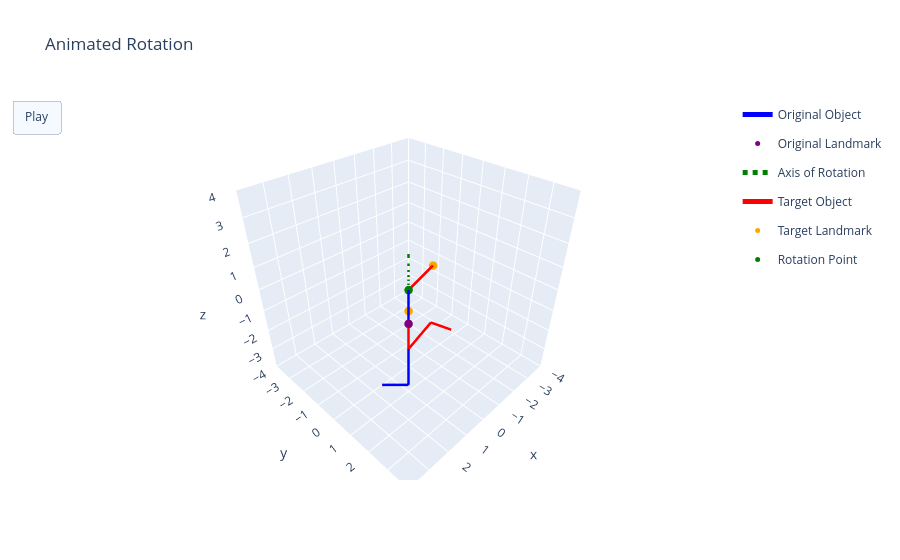
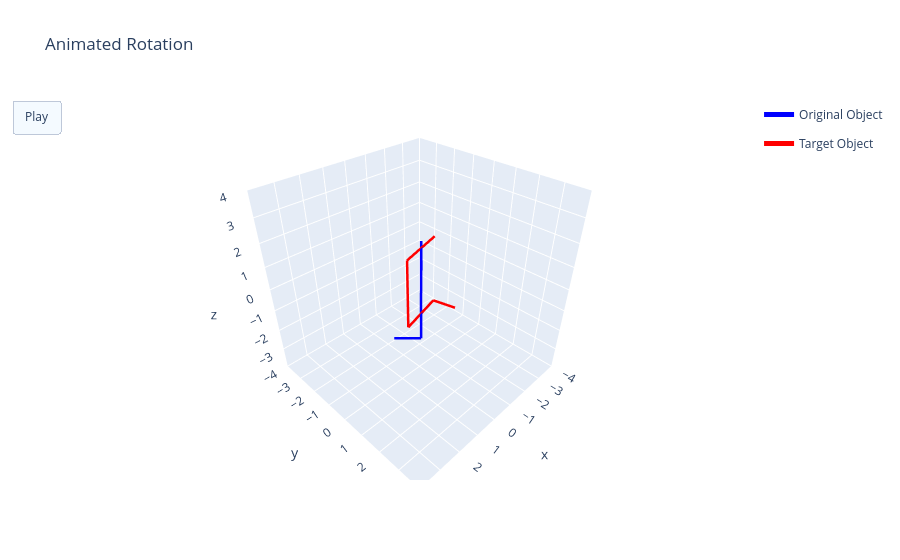
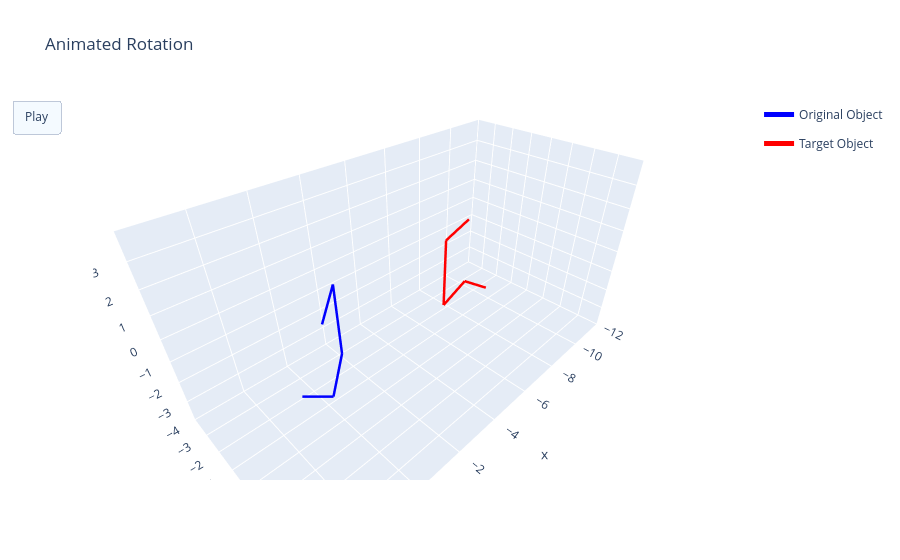

The notebook cell saved with these charts, in order:
### Markdown cell above
# 3. Rotation & 4. Decision (Loop)

### Code cell
repeat_count = -1
same = False
while not same and repeat_count < repeat_threshold:

    # count repeated rotation step
    if not same:
        repeat_count += 1

        if repeat_count > 0:
            print("REPEAT #" + str(repeat_count))

    # prepare graphs
    axis_animation_fig, overlap_animation_fig, sidebyside_animation_fig = prepare_rotation_graphs(original_object, target_object, axis_of_rotation, center_point, production_time)
    axis_animation = []
    overlap_animation = []
    sidebyside_animation = []

    # set landmark vectors, angular disparity
    original_landmark_geon_vector = original_object.get_landmark_geon().get_vector()
    target_landmark_geon_vector = target_object.get_landmark_geon().get_vector()
    curr_step_angular_disparity = total_angular_disparity

    loop_count = 0
    while cosine_similarity(original_landmark_geon_vector, target_landmark_geon_vector) < landmark_angle_threshold or greatest_landmark_distance(original_object.get_landmark_endpoints(), target_object.get_landmark_endpoints()) > landmark_distance_threshold:     # checking cosine similarity and distance between landmarks

        # find best axis/direction of rotation, angular disparity
        axis_of_rotation, direction, curr_step_angular_disparity = find_axis_of_rotation(original_object, target_object, center_coords=center_point, prev_axis=axis_of_rotation, prev_direction=direction, prev_angle=np.deg2rad(curr_step_angular_disparity), total_angular_disparity=total_angular_disparity)
        curr_step_angular_disparity = np.rad2deg(curr_step_angular_disparity)

        # calculate step size
        # step_size = max_step_size if (curr_step_angular_disparity > total_angular_disparity * decrease_begins) else (curr_step_angular_disparity * step_size_decrease)
        step_size = curr_step_angular_disparity * step_size_decrease
        step_size = min(max(step_size, min_step_size), max_step_size)
        # step_size = np.rad2deg(prev_angle) * step_size_decrease
        # print(step_size)

        r = rotate.from_rotvec(direction * np.deg2rad(step_size) * axis_of_rotation)        # quaternion representing step size rotation around calculated axis

        # apply rotation to original object
        original_object.rotate(r)

        # update original_landmark_vector
        original_landmark_geon_vector = original_object.get_landmark_geon().get_vector()

        # add animation frame to graph
        add_frame(axis_animation, original_object, object_name="Original Object", landmark_name="Original Landmarks", axis_of_rotation=axis_of_rotation, object_colour='blue', landmark_colour='purple', axis_colour='green', axis_scale=2)

        original_centerpoint_vec = find_center_point_LWLC(original_object)
        copy_og_obj = copy.deepcopy(original_object)
        copy_og_obj.update_start_coords(copy_og_obj.start_coords - original_centerpoint_vec)
        add_frame(overlap_animation, copy_og_obj, object_name="Original Object", object_colour='blue', axis_scale=2)
        add_frame(sidebyside_animation, copy_og_obj, object_name="Original Object", object_colour='blue', axis_scale=2)

        loop_count += 1
        total_run_time += production_time * 3

        if loop_count > 100:
            break

        # print(cosine_similarity(original_landmark_geon_vector, target_landmark_geon_vector))
        # print(greatest_landmark_distance(original_object.get_landmark_endpoints(), target_object.get_landmark_endpoints()))

    axis_animation_fig.frames = axis_animation
    axis_animation_fig.show()
    overlap_animation_fig.frames = overlap_animation
    overlap_animation_fig.show()
    sidebyside_animation_fig.frames = sidebyside_animation
    sidebyside_animation_fig.show()

    # check overall similarity

    same, similarity_check_run_time = same_object(original_object, target_object, object_angle_threshold, total_angular_disparity, production_time, propositional_difficulty_time)
    total_run_time += similarity_check_run_time

    if not same:

        # reset original object
        original_object = original_object_reset
        axis_of_rotation, direction, angle = find_axis_of_rotation(original_object, target_object, center_coords=center_point)
        total_angular_disparity = angle

print("DECISION:")
if same:
    print("same")
else:
    print("different")

print("\nRUN TIME:\n" + str(round(total_run_time/1000, 3)) + " seconds")

### Figure 1 — Plotly figure (JSON) as saved in the notebook; plotly's stock layout.template omitted (floating-point values rounded to 4 significant figures)
{"data": [{"legendgroup": "Original Object", "line": {"color": "blue", "width": 5}, "mode": "lines", "name": "Original Object", "showlegend": true, "type": "scatter3d", "x": [1.414, 0], "y": [1.414, 0], "z": [0, 0]}, {"legendgroup": "Original Object", "line": {"color": "blue", "width": 5}, "mode": "lines", "name": "Original Object", "showlegend": false, "type": "scatter3d", "x": [0, 0], "y": [0, 0], "z": [0, -3]}, {"legendgroup": "Original Object", "line": {"color": "blue", "width": 5}, "mode": "lines", "name": "Original Object", "showlegend": false, "type": "scatter3d", "x": [0, 1.414], "y": [0, 1.414], "z": [-3, -3]}, {"legendgroup": "Original Object", "line": {"color": "blue", "width": 5}, "mode": "lines", "name": "Original Object", "showlegend": false, "type": "scatter3d", "x": [1.414, 2.121], "y": [1.414, 0.7071], "z": [-3, -3]}, {"legendgroup": "Original Landmark", "marker": {"color": "purple", "size": 5}, "mode": "markers", "name": "Original Landmark", "showlegend": true, "type": "scatter3d", "x": [1.414], "y": [1.414], "z": [0]}, {"legendgroup": "Original Landmark", "marker": {"color": "purple", "size": 5}, "mode": "markers", "name": "Original Landmark", "showlegend": false, "type": "scatter3d", "x": [0], "y": [0], "z": [0]}, {"legendgroup": "Original Landmark", "marker": {"color": "purple", "size": 5}, "mode": "markers", "name": "Original Landmark", "showlegend": false, "type": "scatter3d", "x": [0], "y": [0], "z": [-1]}, {"line": {"color": "green", "dash": "dot", "width": 5}, "mode": "lines", "name": "Axis of Rotation", "type": "scatter3d", "x": [0, 0], "y": [0, 0], "z": [-2, 2]}, {"legendgroup": "Target Object", "line": {"color": "red", "width": 5}, "mode": "lines", "name": "Target Object", "showlegend": true, "type": "scatter3d", "x": [-1.932, 0], "y": [-0.5176, 0], "z": [0, 0]}, {"legendgroup": "Target Object", "line": {"color": "red", "width": 5}, "mode": "lines", "name": "Target Object", "showlegend": false, "type": "scatter3d", "x": [0, 0], "y": [0, 0], "z": [0, -3]}, {"legendgroup": "Target Object", "line": {"color": "red", "width": 5}, "mode": "lines", "name": "Target Object", "showlegend": false, "type": "scatter3d", "x": [0, -1.932], "y": [0, -0.5176], "z": [-3, -3]}, {"legendgroup": "Target Object", "line": {"color": "red", "width": 5}, "mode": "lines", "name": "Target Object", "showlegend": false, "type": "scatter3d", "x": [-1.932, -2.191], "y": [-0.5176, 0.4483], "z": [-3, -3]}, {"legendgroup": "Target Landmark", "marker": {"color": "orange", "size": 5}, "mode": "markers", "name": "Target Landmark", "showlegend": true, "type": "scatter3d", "x": [-1.932], "y": [-0.5176], "z": [0]}, {"legendgroup": "Target Landmark", "marker": {"color": "orange", "size": 5}, "mode": "markers", "name": "Target Landmark", "showlegend": false, "type": "scatter3d", "x": [0], "y": [0], "z": [0]}, {"legendgroup": "Target Landmark", "marker": {"color": "orange", "size": 5}, "mode": "markers", "name": "Target Landmark", "showlegend": false, "type": "scatter3d", "x": [0], "y": [0], "z": [-1]}, {"marker": {"color": "green", "size": 5}, "mode": "markers", "name": "Rotation Point", "type": "scatter3d", "x": [0], "y": [0], "z": [0]}], "layout": {"scene": {"aspectmode": "cube", "xaxis": {"autorange": false, "range": [-4, 4]}, "yaxis": {"autorange": false, "range": [-4, 4]}, "zaxis": {"autorange": false, "range": [-4, 4]}}, "title": {"text": "Animated Rotation"}, "updatemenus": [{"buttons": [{"args": [null, {"frame": {"duration": 150}, "fromcurrent": true, "mode": "immediate", "transition": {"duration": 50, "easing": "quadratic-in-out"}}], "label": "Play", "method": "animate"}], "type": "buttons"}]}}

### Figure 2 — Plotly figure (JSON) as saved in the notebook; plotly's stock layout.template omitted (floating-point values rounded to 4 significant figures)
{"data": [{"legendgroup": "Original Object", "line": {"color": "blue", "width": 5}, "mode": "lines", "name": "Original Object", "showlegend": true, "type": "scatter3d", "x": [0.8397, -0.5745], "y": [0.9281, -0.4861], "z": [1.688, 1.688]}, {"legendgroup": "Original Object", "line": {"color": "blue", "width": 5}, "mode": "lines", "name": "Original Object", "showlegend": false, "type": "scatter3d", "x": [-0.5745, -0.5745], "y": [-0.4861, -0.4861], "z": [1.688, -1.312]}, {"legendgroup": "Original Object", "line": {"color": "blue", "width": 5}, "mode": "lines", "name": "Original Object", "showlegend": false, "type": "scatter3d", "x": [-0.5745, 0.8397], "y": [-0.4861, 0.9281], "z": [-1.312, -1.312]}, {"legendgroup": "Original Object", "line": {"color": "blue", "width": 5}, "mode": "lines", "name": "Original Object", "showlegend": false, "type": "scatter3d", "x": [0.8397, 1.547], "y": [0.9281, 0.221], "z": [-1.312, -1.312]}, {"legendgroup": "Target Object", "line": {"color": "red", "width": 5}, "mode": "lines", "name": "Target Object", "showlegend": true, "type": "scatter3d", "x": [-1.191, 0.7406], "y": [-0.3839, 0.1337], "z": [1.688, 1.688]}, {"legendgroup": "Target Object", "line": {"color": "red", "width": 5}, "mode": "lines", "name": "Target Object", "showlegend": false, "type": "scatter3d", "x": [0.7406, 0.7406], "y": [0.1337, 0.1337], "z": [1.688, -1.312]}, {"legendgroup": "Target Object", "line": {"color": "red", "width": 5}, "mode": "lines", "name": "Target Object", "showlegend": false, "type": "scatter3d", "x": [0.7406, -1.191], "y": [0.1337, -0.3839], "z": [-1.312, -1.312]}, {"legendgroup": "Target Object", "line": {"color": "red", "width": 5}, "mode": "lines", "name": "Target Object", "showlegend": false, "type": "scatter3d", "x": [-1.191, -1.45], "y": [-0.3839, 0.582], "z": [-1.312, -1.312]}], "layout": {"scene": {"aspectmode": "cube", "xaxis": {"autorange": false, "range": [-4, 4]}, "yaxis": {"autorange": false, "range": [-4, 4]}, "zaxis": {"autorange": false, "range": [-4, 4]}}, "title": {"text": "Animated Rotation"}, "updatemenus": [{"buttons": [{"args": [null, {"frame": {"duration": 150}, "fromcurrent": true, "mode": "immediate", "transition": {"duration": 50, "easing": "quadratic-in-out"}}], "label": "Play", "method": "animate"}], "type": "buttons"}]}}

### Figure 3 — Plotly figure (JSON) as saved in the notebook; plotly's stock layout.template omitted (floating-point values rounded to 4 significant figures)
{"data": [{"legendgroup": "Original Object", "line": {"color": "blue", "width": 5}, "mode": "lines", "name": "Original Object", "showlegend": true, "type": "scatter3d", "x": [0.8397, -0.5745], "y": [0.9281, -0.4861], "z": [1.688, 1.688]}, {"legendgroup": "Original Object", "line": {"color": "blue", "width": 5}, "mode": "lines", "name": "Original Object", "showlegend": false, "type": "scatter3d", "x": [-0.5745, -0.5745], "y": [-0.4861, -0.4861], "z": [1.688, -1.312]}, {"legendgroup": "Original Object", "line": {"color": "blue", "width": 5}, "mode": "lines", "name": "Original Object", "showlegend": false, "type": "scatter3d", "x": [-0.5745, 0.8397], "y": [-0.4861, 0.9281], "z": [-1.312, -1.312]}, {"legendgroup": "Original Object", "line": {"color": "blue", "width": 5}, "mode": "lines", "name": "Original Object", "showlegend": false, "type": "scatter3d", "x": [0.8397, 1.547], "y": [0.9281, 0.221], "z": [-1.312, -1.312]}, {"legendgroup": "Target Object", "line": {"color": "red", "width": 5}, "mode": "lines", "name": "Target Object", "showlegend": true, "type": "scatter3d", "x": [-7.191, -5.259], "y": [-0.3839, 0.1337], "z": [1.688, 1.688]}, {"legendgroup": "Target Object", "line": {"color": "red", "width": 5}, "mode": "lines", "name": "Target Object", "showlegend": false, "type": "scatter3d", "x": [-5.259, -5.259], "y": [0.1337, 0.1337], "z": [1.688, -1.312]}, {"legendgroup": "Target Object", "line": {"color": "red", "width": 5}, "mode": "lines", "name": "Target Object", "showlegend": false, "type": "scatter3d", "x": [-5.259, -7.191], "y": [0.1337, -0.3839], "z": [-1.312, -1.312]}, {"legendgroup": "Target Object", "line": {"color": "red", "width": 5}, "mode": "lines", "name": "Target Object", "showlegend": false, "type": "scatter3d", "x": [-7.191, -7.45], "y": [-0.3839, 0.582], "z": [-1.312, -1.312]}], "layout": {"scene": {"aspectmode": "manual", "aspectratio": {"x": 2, "y": 1, "z": 1}, "xaxis": {"autorange": false, "range": [-12, 4]}, "yaxis": {"autorange": false, "range": [-4, 4]}, "zaxis": {"autorange": false, "range": [-4, 4]}}, "title": {"text": "Animated Rotation"}, "updatemenus": [{"buttons": [{"args": [null, {"frame": {"duration": 150}, "fromcurrent": true, "mode": "immediate", "transition": {"duration": 50, "easing": "quadratic-in-out"}}], "label": "Play", "method": "animate"}], "type": "buttons"}]}}
